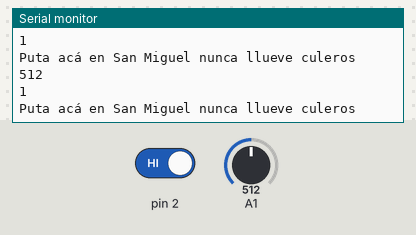
A sketch run on a simulated Arduino Uno, built with avr-gcc and run on an emulated ATmega328P. Parts: the last lines printed to the serial monitor. The test bench sets the inputs (shaded band); at power-on: pin 2 HIGH, A1 = 512.

Above: at 5.8 s.
5.9 s: pin 2 driven LOW
At 11.2 s:
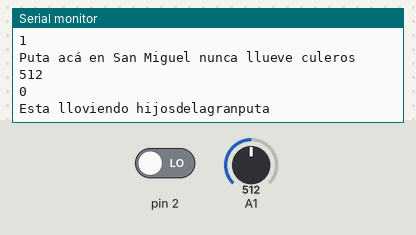
16.5 s: A1 set to 716
At 21.3 s:
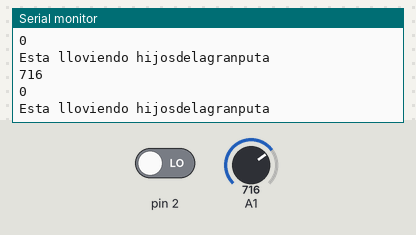
22.5 s: A1 set to 900
At 26.3 s:
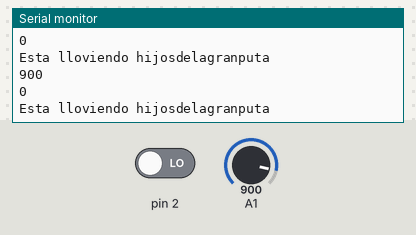
Timing chart, 0 to 27.8 s (numbered marks = the images above; inputs shaded):
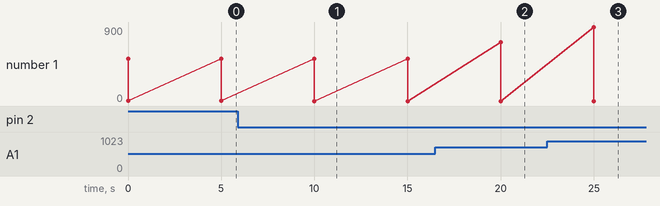

Measured:
- after the input at 5.9 s, the serial monitor: prints a new line after 4.1 s (image 1)
- after the input at 16.5 s, the serial monitor: prints a new line after 3.5 s (image 2)
- after the input at 22.5 s, the serial monitor: prints a new line after 2.5 s (image 3)
- plotted number 1: 1 → 0 after the input at 5.9 s

The sketch:

Sensor_de_Lluvia.ino
```cpp
void setup()

{

  // put your setup code here, to run once:

  Serial.begin (9600);

  pinMode (2 , INPUT);

}

void loop()

{

  // put your main code here, to run repeatedly:

  int value = analogRead(A1);

  int digital = digitalRead(2);


  Serial.println (value);
  Serial.println (digital);

if(digital == 0){
  Serial.println("Esta lloviendo hijosdelagranputa");
}else{
  Serial.println("Puta acá en San Miguel nunca llueve culeros");
}

  delay(5000);

}
```
